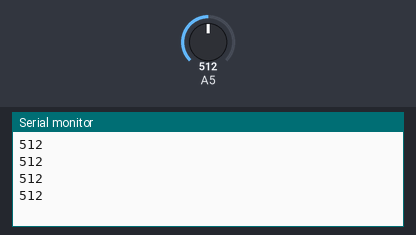
This program was run on a simulated Arduino Mega 2560, built with avr-gcc and run on an emulated ATmega2560. Parts: the last lines printed to the serial monitor. The inputs (shaded band) are chosen by the test bench; at power-on: A5 = 512.

Above: at 1.2 s.
1.3 s: A5 set to 716
At 1.93 s:
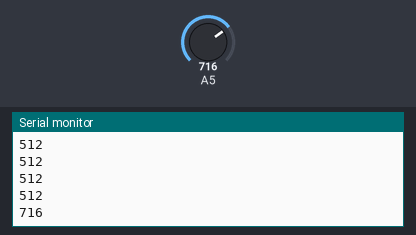
2.8 s: A5 set to 900
At 2.93 s:
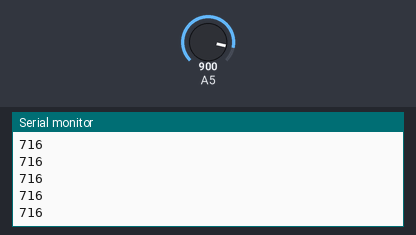
Timing chart, 0 to 5.8 s (numbered marks = the images above; inputs shaded):
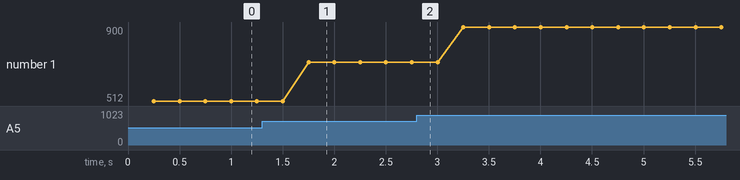

The program:

main.cpp
```cpp
#include <Arduino.h>

volatile unsigned char *myADCSRA = (unsigned char *)0x7A;
volatile unsigned char *myADCSRB = (unsigned char *)0x7B;
volatile unsigned char *myADMUX = (unsigned char *)0x7C;
volatile unsigned int *myADCDATA = (unsigned int *)0x78;

// Prototypes
void adcInit();
unsigned int adcRead(unsigned char adcChannelNum);

void setup()
{
  // set up the ADC
  adcInit();
  Serial.begin(9600);
}

void loop()
{
  // Get the reading from the ADC
  unsigned int adcReading = adcRead(5);

  // Delay
  delay(250);

  // Print it to the serial port
  Serial.println(adcReading);
}

void adcInit()
{
  // Set up the A register
  // Set bit 7 to 1 to enable the ADC
  *myADCSRA |= 0x80;
  // clear bit 5 to 0 to disable the ADC trigger mode
  *myADCSRA &= 0xDF;
  // clear bit 3 to 0 to disable the ADC interrupt
  *myADCSRA &= 0xF7;
  // clear bits 2-0 to 0 to set prescalar selection to slow reading (Division Factor of 2)
  *myADCSRA &= 0xF8;

  // Setup the B register
  // clear bit 3 to 0 to reset the channel and gain bits
  *myADCSRB &= 0xF7;
  // clear bits 2-0 to 0 to set free running mode
  *myADCSRB &= 0xF8;

  // set up the MUX register
  // clear bit 7 to 0 for AREF, internal Vref turned off
  *myADMUX &= 0x7F;
  // set bit 6 to 1 for AVCC analog reference, external capacitor at AREF pin
  *myADMUX |= 0x40;
  // clear bit 5 to 0 for right adjust result
  *myADMUX &= 0xDF;
  // clear bits 4-0 to 0 to reset the channel and gain bits
  *myADMUX &= 0xE0;
}

unsigned int adcRead(unsigned char adcChannelNum)
{
  // clear the channel selection bits (MUX 4:0)
  *myADMUX &= 0xE0;

  // clear the channel selection bits (MUX 5)
  *myADCSRB &= 0xF7;

  // set the channel number
  if (adcChannelNum > 7)
  {
    // set the channel selection bits, but remove the most significant bit (bit 3)
    adcChannelNum -= 8;

    // Set MUX 5
    *myADCSRB |= 0x08;
  }

  // Set the channel selection bits
  *myADMUX += adcChannelNum;

  // Set bit 6 of ADCSRA to 1 to start a conversion
  *myADCSRA |= 0x40;

  // Wait for the conversion to complete
  while ((*myADCSRA & 0x40) != 0)
    ;

  // return the result in the ADC data register
  return *myADCDATA;
}
```

Measured:
- after the input at 1.3 s, the serial monitor: prints a new line after 0.45 s (image 1)
- plotted number 1: 512 → 716 after the input at 1.3 s, 716 → 900 after the input at 2.8 s
